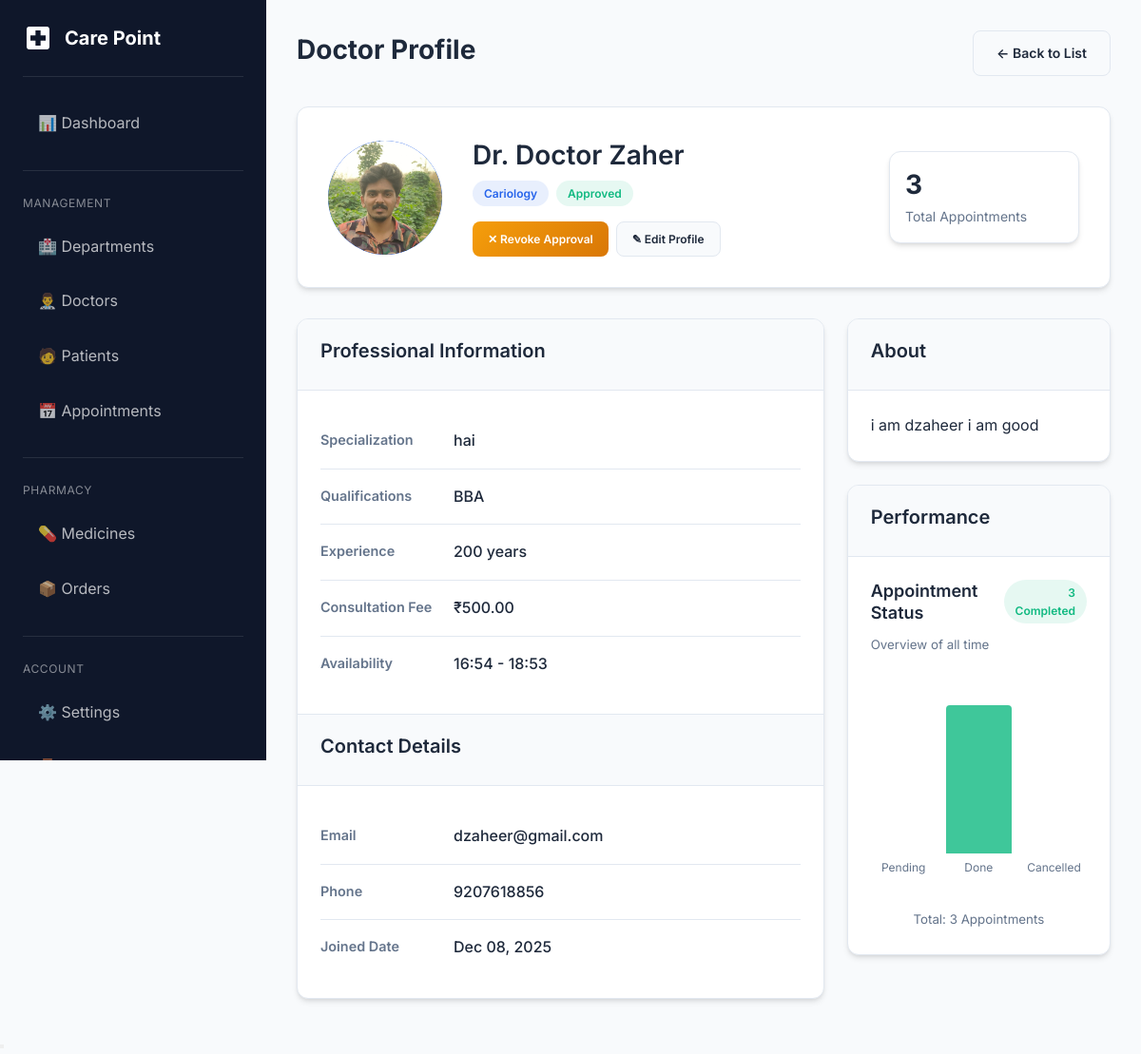
/adminpanel/doctors/1/ (signed in), run on the app's committed database.
### doctors/models.py (models this page shows, shortened)
class DoctorProfile(models.Model):
    user = models.OneToOneField(
        settings.AUTH_USER_MODEL,
        on_delete=models.CASCADE,
        related_name='doctor_profile'
    )
    department = models.ForeignKey(
        'departments.Department',
        on_delete=models.SET_NULL,
        null=True,
        blank=True,
        related_name='doctors'
    )
    qualifications = models.CharField(max_length=200, blank=True)
    specialization = models.CharField(max_length=100, blank=True)
    experience_years = models.PositiveIntegerField(default=0)
    bio = models.TextField(blank=True)
    consultation_fee = models.DecimalField(
        max_digits=10,
        decimal_places=2,
        default=500.00
    )
    available_from = models.TimeField(null=True, blank=True)
    available_to = models.TimeField(null=True, blank=True)
    created_at = models.DateTimeField(auto_now_add=True)
    updated_at = models.DateTimeField(auto_now=True)

### accounts/models.py (models this page shows, shortened)
class User(AbstractUser):
    class Role(models.TextChoices):
        PATIENT = 'patient', 'Patient'
        DOCTOR = 'doctor', 'Doctor'
        ADMIN = 'admin', 'Admin'
    role = models.CharField(
        max_length=20,
        choices=Role.choices,
        default=Role.PATIENT
    )
    phone = models.CharField(max_length=15, blank=True, null=True)
    is_approved = models.BooleanField(
        default=True,
        help_text='For doctors: set to False until admin approves'
    )
    profile_picture = models.ImageField(
        upload_to='profile_pictures/',
        blank=True,
        null=True
    )
    created_at = models.DateTimeField(auto_now_add=True)
    updated_at = models.DateTimeField(auto_now=True)
    @property
    def is_admin_user(self):
        return self.role == self.Role.ADMIN or self.is_superuser

### departments/models.py (models this page shows, shortened)
class Department(models.Model):
    name = models.CharField(max_length=100, unique=True)
    slug = models.SlugField(max_length=100, unique=True, blank=True)
    description = models.TextField(blank=True)
    image = models.ImageField(upload_to='departments/', blank=True, null=True)
    is_active = models.BooleanField(default=True)
    created_at = models.DateTimeField(auto_now_add=True)
    updated_at = models.DateTimeField(auto_now=True)
    class Meta:
        ordering = ['name']

### adminpanel/views.py (the view)
# urls.py: path('doctors/<int:pk>/', views.doctor_detail, name='doctor_detail'),
@admin_required
def doctor_detail(request, pk):
    doctor = get_object_or_404(DoctorProfile, pk=pk)
    total_appointments = Appointment.objects.filter(doctor=doctor).count()
    completed_appointments = Appointment.objects.filter(doctor=doctor, status='completed').count()
    pending_appointments = Appointment.objects.filter(doctor=doctor, status='pending').count()
    cancelled_appointments = Appointment.objects.filter(doctor=doctor, status='cancelled').count()
    context = {
        'doctor': doctor,
        'total_appointments': total_appointments,
        'completed_appointments': completed_appointments,
        'pending_appointments': pending_appointments,
        'cancelled_appointments': cancelled_appointments,
    }
    return render(request, 'adminpanel/doctors/detail.html', context)

### templates/adminpanel/doctors/detail.html (shortened to what this page needs)
{% extends 'base.html' %}
{% load static %}
{% block extra_css %}
        <link rel="stylesheet" href="{% static 'css/style.css' %}">
    {% endblock %}
{% block content %}
<div class="dashboard-layout">
    {% include 'includes/sidebar.html' %}
    <main class="main-content">
        <div class="page-header">
            <h1 class="page-title">Doctor Profile</h1>
            <a href="{% url 'adminpanel:doctor_list' %}" class="btn btn-secondary">← Back to List</a>
        </div>
        <div class="profile-header-card">
            <div class="profile-avatar">
                {% if doctor.user.profile_picture %}
                <img src="{{ doctor.user.profile_picture.url }}" alt="{{ doctor.user.get_full_name }}" style="width: 100%; height: 100%; object-fit: cover; border-radius: 50%;">
                {% else %}
                {{ doctor.user.first_name|first }}{{ doctor.user.last_name|first }}
                {% endif %}
            </div>
            <div class="profile-info" style="flex: 1;">
                <h2>Dr. {{ doctor.user.get_full_name|default:doctor.user.username }}</h2>
                <div class="profile-badges">
                    <span class="badge badge-primary">{{ doctor.department.name|default:"General" }}</span>
                    {% if doctor.user.is_approved %}
                    <span class="badge badge-success">Approved</span>
                    {% else %}
                    <span class="badge badge-warning">Pending Approval</span>
                    {% endif %}
                </div>
                <div class="action-buttons">
                    {% if not doctor.user.is_approved %}
                    <a href="{% url 'adminpanel:doctor_approve' doctor.pk %}" class="btn btn-success btn-sm">✓ Approve Doctor</a>
                    {% else %}
                    <a href="{% url 'adminpanel:doctor_reject' doctor.pk %}" class="btn btn-warning btn-sm">✕ Revoke Approval</a>
                    {% endif %}
                    <a href="{% url 'adminpanel:doctor_edit' doctor.pk %}" class="btn btn-secondary btn-sm">✎ Edit Profile</a>
                </div>
            </div>
            <div class="stat-card" style="min-width: 200px; padding: 1rem;">
                <div class="stat-content">
                    <h3>{{ total_appointments }}</h3>
                    <p>Total Appointments</p>
                </div>
            </div>
        </div>
        <div class="detail-grid">
            <div class="card">
                <div class="card-header">
                    <h4>Professional Information</h4>
                </div>
                <div class="card-body">
                    <div class="info-row">
                        <span class="label">Specialization</span>
                        <span class="value">{{ doctor.specialization|default:"-" }}</span>
                    </div>
                    <div class="info-row">
                        <span class="label">Qualifications</span>
                        <span class="value">{{ doctor.qualifications|default:"-" }}</span>
                    </div>
                    <div class="info-row">
                        <span class="label">Experience</span>
                        <span class="value">{{ doctor.experience_years }} years</span>
                    </div>
                    <div class="info-row">
                        <span class="label">Consultation Fee</span>
                        <span class="value">₹{{ doctor.consultation_fee }}</span>
                    </div>
                    <div class="info-row">
                        <span class="label">Availability</span>
                        <span class="value">
                            {% if doctor.available_from and doctor.available_to %}
                            {{ doctor.available_from|time:"H:i" }} - {{ doctor.available_to|time:"H:i" }}
                            {% else %}
                            Not set
                            {% endif %}
                        </span>
                    </div>
                </div>
                <div class="card-header" style="border-top: 1px solid var(--border-color);">
                    <h4>Contact Details</h4>
                </div>
                <div class="card-body">
                    <div class="info-row">
                        <span class="label">Email</span>
                        <span class="value">{{ doctor.user.email }}</span>
                    </div>
                    <div class="info-row">
                        <span class="label">Phone</span>
                        <span class="value">{{ doctor.user.phone|default:"-" }}</span>
                    </div>
                    <div class="info-row">
                        <span class="label">Joined Date</span>
                        <span class="value">{{ doctor.user.date_joined|date:"M d, Y" }}</span>
                    </div>
                </div>
            </div>
            <div>
                <div class="card mb-3">
                    <div class="card-header">
                        <h4>About</h4>
                    </div>
                    <div class="card-body">
                        {% if doctor.bio %}
                        <p style="color: var(--text-secondary); line-height: 1.6;">{{ doctor.bio|linebreaks }}</p>
                        {% else %}
                        <p class="text-muted">No bio available.</p>
                        {% endif %}
                    </div>
                </div>
                <div class="card">
                    <div class="card-header">
                        <h4>Performance</h4>
                    </div>
                    <div class="card-body">
                        <div class="d-flex justify-between mb-4">
                            <div>
                                <h5 class="mb-0">Appointment Status</h5>
                                <small class="text-secondary">Overview of all time</small>
                            </div>
                            <div class="text-right">
                                <span class="badge badge-success">{{ completed_appointments }} Completed</span>
                            </div>
                        </div>
                        <div class="simple-bar-chart">
                            {% widthratio total_appointments 1 1 as max_val %}
                            <div class="chart-bar-container">
                                {% widthratio pending_appointments max_val 100 as pending_pct %}
                                <span class="chart-label">Pending</span>
                            </div>
                            <div class="chart-bar-container">
                                {% widthratio completed_appointments max_val 100 as completed_pct %}
                                <div class="chart-bar" style="height: {{ completed_pct|default:1 }}%; background: var(--success-color);" title="{{ completed_appointments }} Completed"></div>
                                <span class="chart-label">Done</span>
                            </div>
                            <div class="chart-bar-container">
                                {% widthratio cancelled_appointments max_val 100 as cancelled_pct %}
                                <span class="chart-label">Cancelled</span>
                            </div>
                        </div>
                        <div class="mt-4 text-center">
                            <small class="text-secondary">Total: {{ total_appointments }} Appointments</small>
                        </div>
                    </div>
                </div>
            </div>
        </div>
    </main>
</div>
{% endblock %}

### data on the page
DoctorProfile: user.profile_picture (picture), user.get_full_name "Doctor Zaher", department.name "Cariology", specialization "hai", qualifications "BBA", experience_years "200", consultation_fee "500.00", available_from "16:54", available_to "18:53", user.email "dzaheer@gmail.com", user.phone "9207618856", user.date_joined "Dec 08, 2025", bio "i am dzaheer i am good"

### other printed values
{{ total_appointments }} "3"
{{ completed_appointments }} "3"
